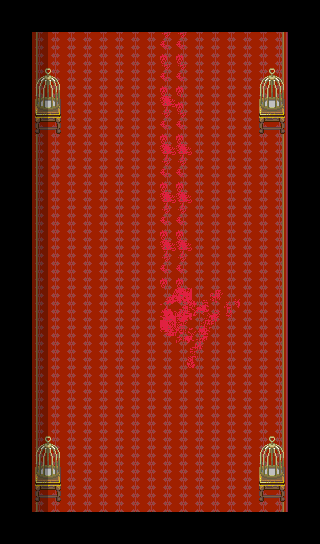

A 2D game scene composited from a Tiled map and its tileset images. What follows is a short description and the map's XML, with each tile layer's data collapsed to a summary:
An orthogonal 20x34 tile map with 16x16 px tiles, 5 tile layers (Base, MonoShita, MonoChu, CharaUe1, ...), 4 tilesets and 20 objects.

<map version="1.0" orientation="orthogonal" renderorder="right-down" width="20" height="34" tilewidth="16" tileheight="16" backgroundcolor="#000000" nextobjectid="38">
 <tileset firstgid="1" name="ST-MsionR-I01" tilewidth="16" tileheight="16" tilecount="1984" columns="16">
  <image source="ST-MsionR-I01.png" trans="007575" width="256" height="1990" />
 </tileset>
 <tileset firstgid="1985" name="horror1" tilewidth="16" tileheight="16" tilecount="64" columns="8">
  <image source="horror1.png" trans="007575" width="140" height="140" />
 </tileset>
 <tileset firstgid="2049" name="death" tilewidth="16" tileheight="16" tilecount="384" columns="24">
  <image source="death.png" trans="007575" width="384" height="256" />
 </tileset>
 <tileset firstgid="2433" name="ST-Sewer-01" tilewidth="16" tileheight="16" tilecount="1504" columns="16">
  <image source="ST-Sewer-01.png" trans="aa55ff" width="256" height="1504" />
 </tileset>
 <layer name="Base" width="20" height="34">
  <properties>
   <property name="cc_vertexz" value="-14" />
  </properties>
  <data>[680 cells, 480 non-empty, 3 distinct tile ids]</data>
 </layer>
 <layer name="MonoShita" width="20" height="34">
  <properties>
   <property name="cc_vertexz" value="-13" />
  </properties>
  <data>[680 cells, 54 non-empty, 23 distinct tile ids]</data>
 </layer>
 <layer name="MonoChu" width="20" height="34">
  <properties>
   <property name="cc_vertexz" value="-12" />
  </properties>
  <data>[680 cells, 24 non-empty, 6 distinct tile ids]</data>
 </layer>
 <objectgroup name="collision">
  <object id="8" x="32" y="96" width="32" height="32" />
  <object id="9" x="256" y="96" width="32" height="32" />
  <object id="10" x="32" y="464" width="32" height="48" />
  <object id="11" x="256" y="464" width="32" height="48" />
  <object id="13" x="16" y="512" width="48" height="32" />
  <object id="14" x="256" y="512" width="64" height="32" />
  <object id="34" x="288" y="32" width="32" height="480" />
  <object id="35" x="16" y="32" width="16" height="480" />
 </objectgroup>
 <layer name="CharaUe1" width="20" height="34">
  <data>[680 cells, 24 non-empty, 6 distinct tile ids]</data>
 </layer>
 <objectgroup name="event">
  <object id="15" x="64" y="512" width="64" height="32">
   <properties>
    <property name="EventID" value="1" />
    <property name="trigger" value="1" />
   </properties>
  </object>
  <object id="16" x="128" y="512" width="64" height="32">
   <properties>
    <property name="EventID" value="2" />
    <property name="trigger" value="1" />
   </properties>
  </object>
  <object id="17" x="192" y="512" width="64" height="32">
   <properties>
    <property name="EventID" value="3" />
    <property name="trigger" value="1" />
   </properties>
  </object>
  <object id="21" x="16" y="16" width="304" height="16">
   <properties>
    <property name="EventID" value="5" />
    <property name="trigger" value="1" />
   </properties>
  </object>
  <object id="24" x="64" y="480" width="192" height="32">
   <properties>
    <property name="EventID" value="7" />
    <property name="trigger" value="1" />
   </properties>
  </object>
  <object id="27" x="176" y="304" width="32" height="32">
   <properties>
    <property name="EventID" value="8" />
    <property name="hit" value="true" />
    <property name="img" value="dShituji.png" />
    <property name="trigger" value="2" />
   </properties>
  </object>
  <object id="28" x="32" y="464" width="32" height="48">
   <properties>
    <property name="EventID" value="9" />
    <property name="trigger" value="2" />
   </properties>
  </object>
  <object id="29" x="256" y="464" width="32" height="48">
   <properties>
    <property name="EventID" value="9" />
    <property name="trigger" value="2" />
   </properties>
  </object>
  <object id="30" x="256" y="96" width="32" height="32">
   <properties>
    <property name="EventID" value="9" />
    <property name="trigger" value="2" />
   </properties>
  </object>
  <object id="31" x="32" y="96" width="32" height="32">
   <properties>
    <property name="EventID" value="9" />
    <property name="trigger" value="2" />
   </properties>
  </object>
  <object id="33" x="288" y="32" width="32" height="32">
   <properties>
    <property name="EventID" value="11" />
    <property name="trigger" value="0" />
   </properties>
  </object>
  <object id="36" x="32" y="32" width="256" height="32">
   <properties>
    <property name="EventID" value="12" />
    <property name="trigger" value="1" />
   </properties>
  </object>
 </objectgroup>
 <layer name="shadow" width="20" height="34">
  <data>[680 cells, 33 non-empty, 2 distinct tile ids]</data>
 </layer>
</map>
